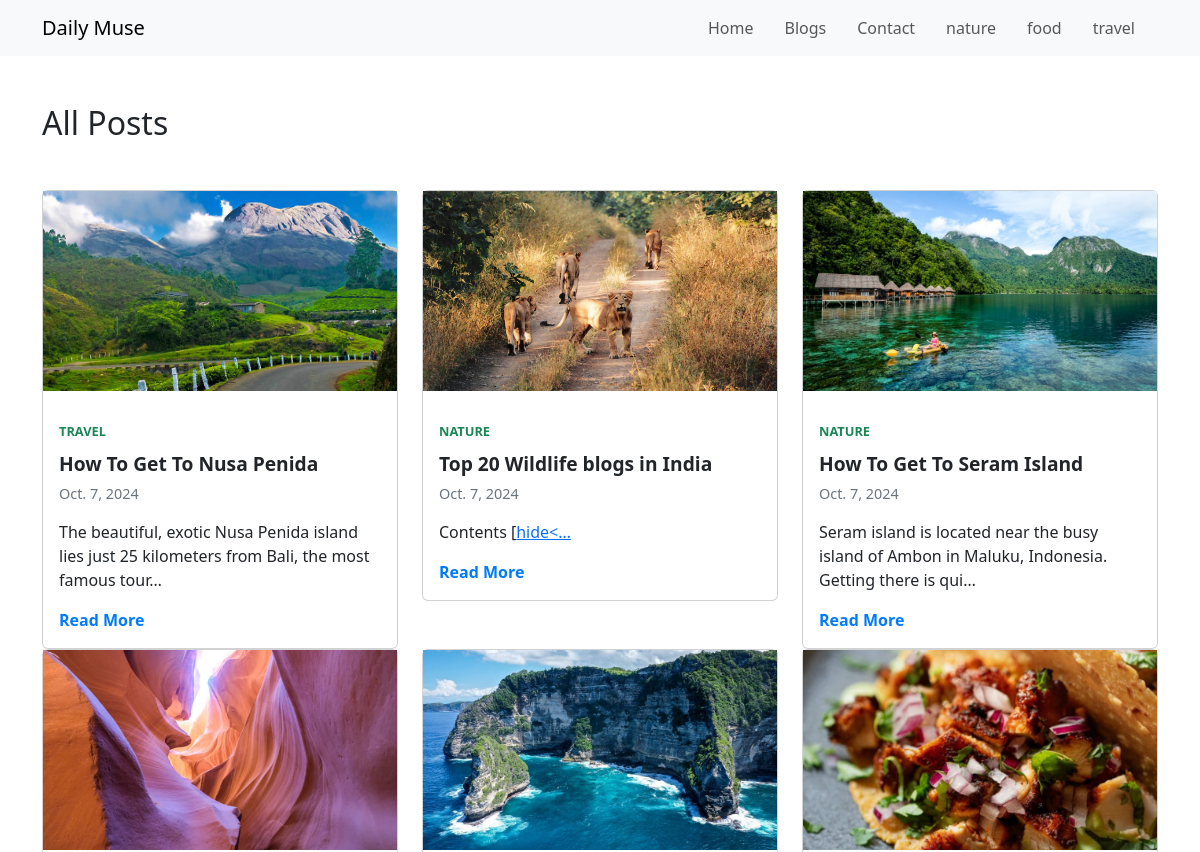
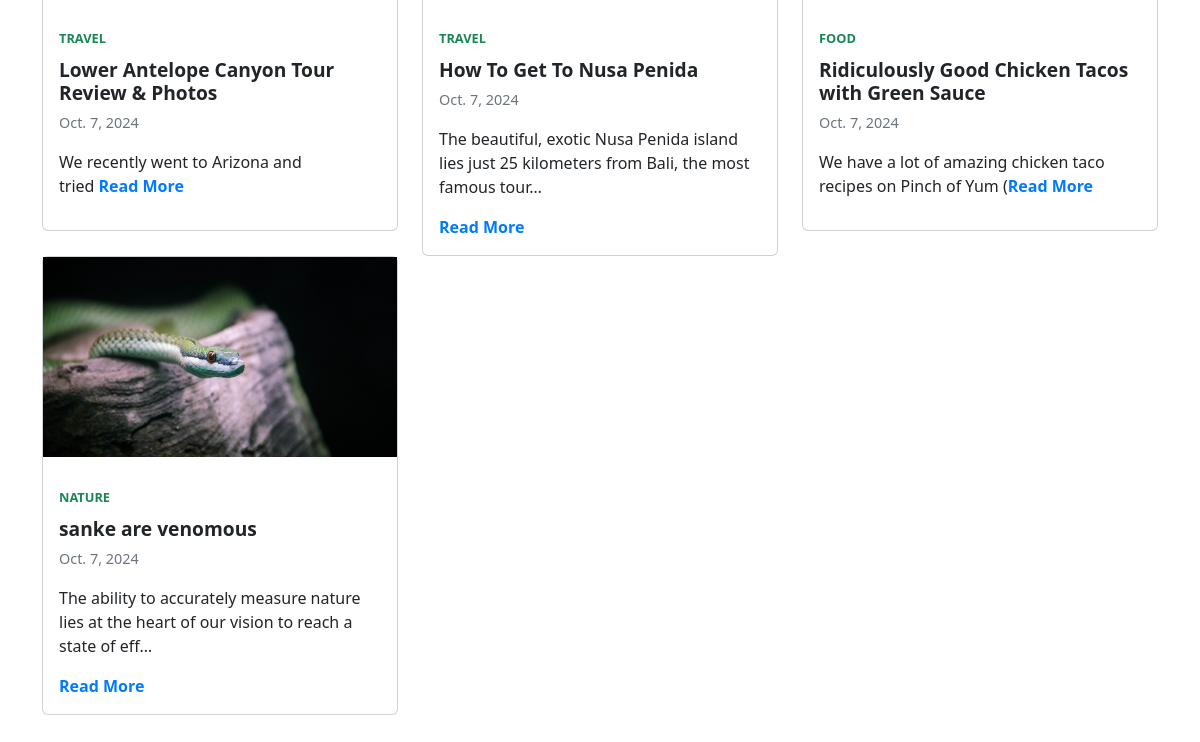
/blog (upper part), run on an earlier commit of the app's database (2 pictures, top to bottom).
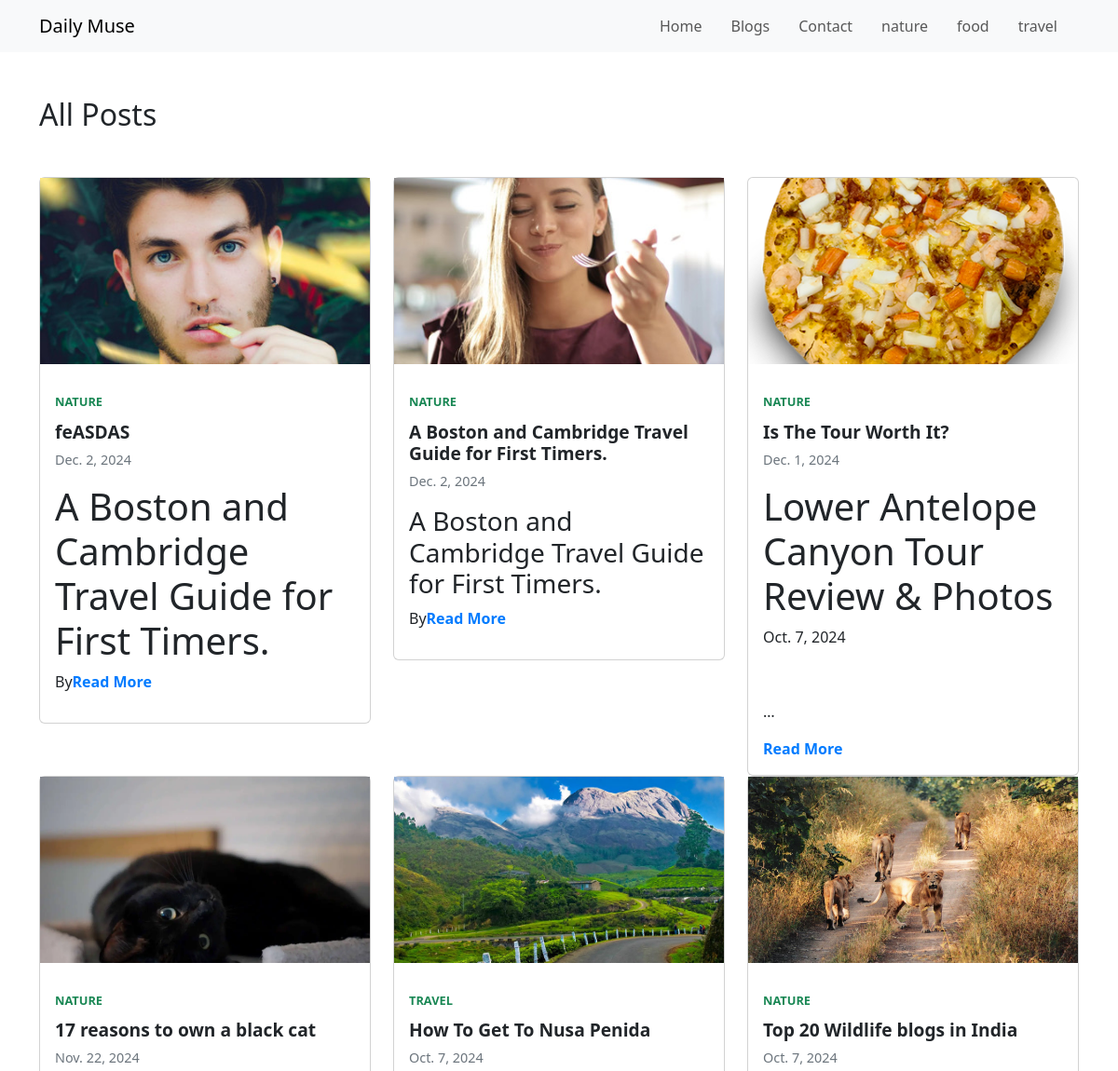
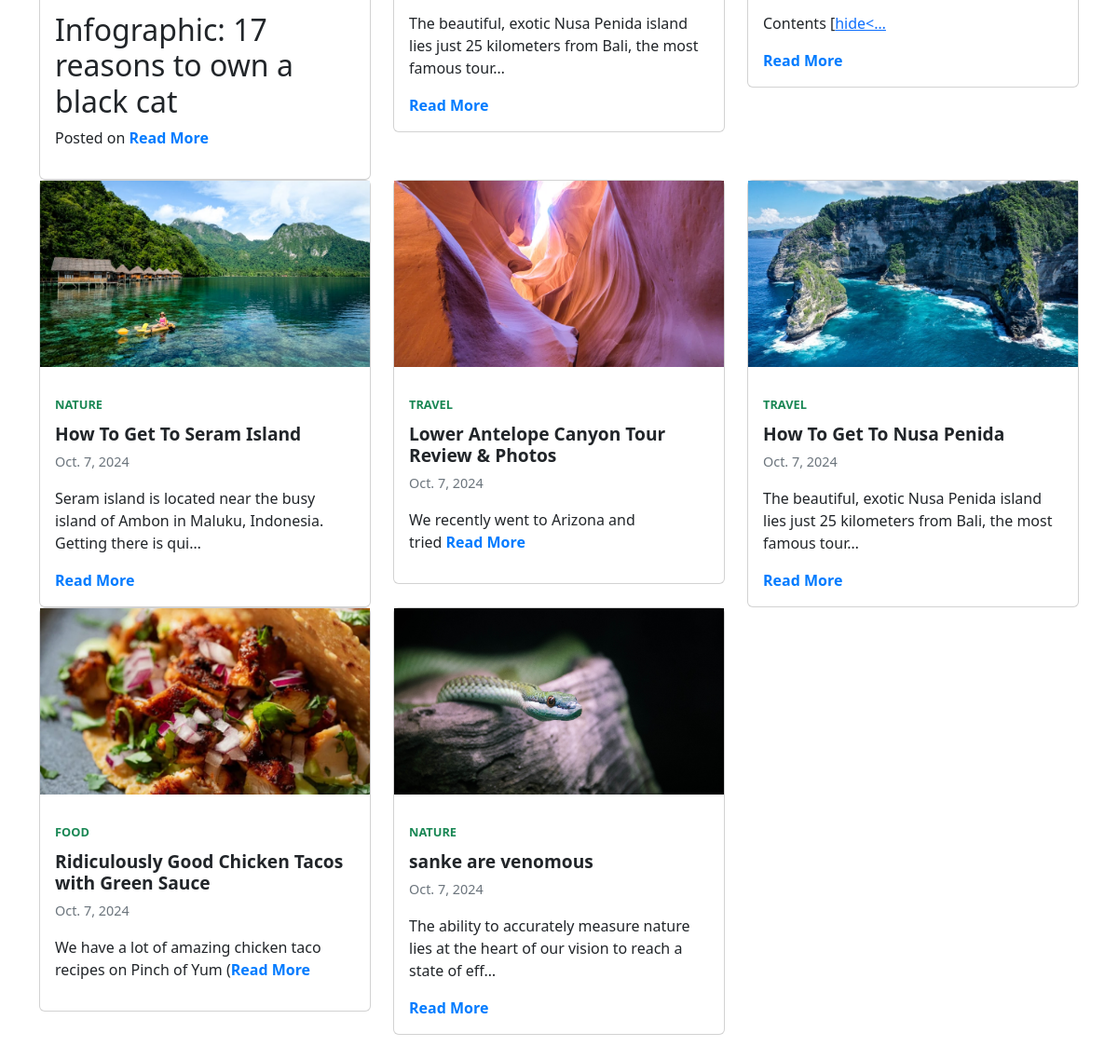
And on a later commit of the database (2 pictures, top to bottom).
### website/models.py (models this page shows, shortened)
class Home (models.Model):
    sno = models.AutoField(primary_key=True)
    title = models.CharField(max_length=255,blank=True,null=True)
    about=models.TextField()
    copyright= models.CharField(max_length=255,blank=True,null=True)
    address =  models.CharField(max_length=255,blank=True,null=True)
    phone=  models.CharField(max_length=255,blank=True,null=True)
    email= models.CharField(max_length=255,blank=True,null=True)
    contact_img=models.ImageField(upload_to='images' , blank=True,null=True)
    contact_headline=models.CharField(max_length=255,blank=True,null=True)

class Category(models.Model):
    sno = models.AutoField(primary_key=True)
    title = models.CharField(max_length=255,blank=True,null=True)
    def __str__(self) -> str:
        return self.title

class Post (models.Model):
    sno = models.AutoField(primary_key=True)
    title = models.CharField(max_length=255,blank=True,null=True)
    category = models.ForeignKey(Category,on_delete=models.CASCADE,blank=True,null=True)
    image= models.ImageField(upload_to='Blog_website_img', storage=MediaCloudinaryStorage() , blank=True,null=True)
    text = RichTextField()
    date = models.DateField(auto_now_add=True)
    slug = AutoSlugField(populate_from = 'title',null=True)

### website/views.py (the view)
# urls.py: path('blog', views.blog ,name='blog'),
def blog (request):
    recentPost = Post.objects.all()[::-1]
    css_classes = [
    'text-primary',
    'text-success',
    'text-warning'
    ]
    random_choice = random.choice(css_classes)
    return render(request,'blog/blog.html',{'recentPost':recentPost,'rand_choice': random_choice})

### website/context_processor.py (called while the page is built)
def common_context(request):
    home = Home.objects.all()
    category = Category.objects.all()
    return {
        'home': home,
        'category': category
    }

### templates/blog/blog.html
{% extends "base.html" %}
    {% load static %}
     {% block body %}
     <div class="container">
      <h2 class="my-5">All Posts</h2>
      <div class="row">
        {% for recent in recentPost %}
        <div class=" col-md-4 recent-post">
        <a href="{%  url 'page'   recent.sno recent.slug %}" style="text-decoration: none; color: inherit; ">
        <div class="card">
          <img src="{{ recent.image.url }}" alt="Recent Post Image">
                <div class="card-body">
                  <p class="post-category {{ rand_choice }}">{{ recent.category }}</p>
                  <h5 class="card-title"> {{recent.title}} </h5>
                  <p class="card-text"> {{ recent.date }} </p>
                  <p class="post-description"> {{ recent.text | safe | truncatechars:100 }} </p>
                  <a href="/page" class="read-more">Read More</a>
                </div>
        </div>
        </a>
      </div>
              {% endfor %}
      </div>
    </div>
      {% endblock body %}

### templates/base.html (shortened to what this page needs)
{% load static %}
 <!DOCTYPE html>
<html lang="en">
  <head>
    <link rel="stylesheet" href="{% static 'css/style.css' %}">
    <link href="https://cdn.jsdelivr.net/npm/bootstrap@5.3.3/dist/css/bootstrap.min.css" rel="stylesheet">
  </head>
  <body>
    <header>
      <nav class="navbar navbar-expand-lg navbar-light bg-light sticky-top">
        <div class="container">
          {% for post in home %}
          <a class="navbar-brand" href="/home">{{ post.title }}</a>
          {% endfor %}
          <div class="collapse navbar-collapse" id="navbarNav">
            <ul class="navbar-nav ms-auto">
              <li class="nav-item">
                <a class="nav-link" href="/home">Home</a>
              </li>
              <li class="nav-item">
                <a class="nav-link" href="/blog">Blogs</a>
              </li>
              <li class="nav-item">
                <a class="nav-link" href="/contact">Contact</a>
              </li>
              {% for cat in category %}
              <li class="nav-item">
                <a class="nav-link" href="/?category={{ cat.sno | safe }}">{{ cat.title | safe }}</a>
              </li>
              {% endfor %}
            </ul>
          </div>
        </div>
      </nav>
    </header>
<main>
  {% block body %}
  {% endblock  %}
</main>
  </body>
</html>

What changed in the data, as far as the page shows it:
added Post: image (picture), category "NATURE", title "feASDAS", date "Dec. 2, 2024", text "A Boston and Cambridge Travel Guide for First Timers. By", slug "feasdas" (drawn)
added Post: image (picture), category "NATURE", title "A Boston and Cambridge Travel Guide for First Timers.", date "Dec. 2, 2024", text "A Boston and Cambridge Travel Guide for First Timers. By"
added Post: image (picture), category "NATURE", title "Is The Tour Worth It?", date "Dec. 1, 2024", text "Lower Antelope Canyon Tour Review & Photos Oct. 7, 2024 …"
added Post: image (picture), category "NATURE", title "17 reasons to own a black cat", date "Nov. 22, 2024", text "Infographic: 17 reasons to own a black cat Posted on"
